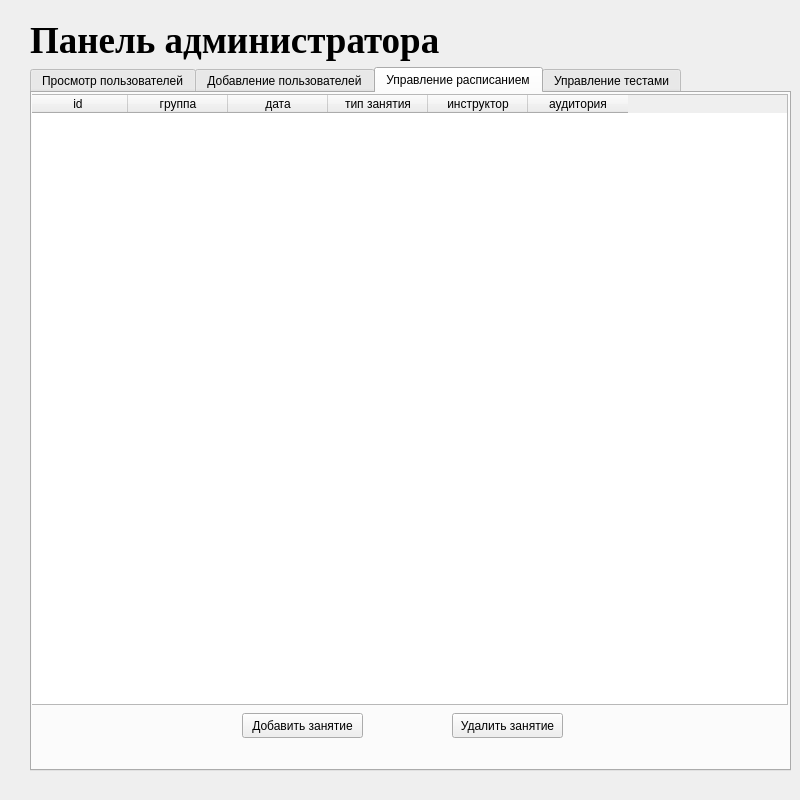
<?xml version="1.0" encoding="UTF-8"?>
<ui version="4.0">
 <class>AdminPanelFormWidget</class>
 <widget class="QWidget" name="AdminPanelFormWidget">
  <property name="geometry">
   <rect>
    <x>0</x>
    <y>0</y>
    <width>800</width>
    <height>800</height>
   </rect>
  </property>
  <property name="windowTitle">
   <string>Form</string>
  </property>
  <widget class="QWidget" name="verticalLayoutWidget">
   <property name="geometry">
    <rect>
     <x>30</x>
     <y>20</y>
     <width>761</width>
     <height>751</height>
    </rect>
   </property>
   <layout class="QVBoxLayout" name="verticalLayout">
    <item>
     <widget class="QLabel" name="label">
      <property name="font">
       <font>
        <family>Times New Roman</family>
        <pointsize>28</pointsize>
        <weight>75</weight>
        <bold>true</bold>
       </font>
      </property>
      <property name="text">
       <string>Панель администратора</string>
      </property>
     </widget>
    </item>
    <item>
     <widget class="QTabWidget" name="mainTabWidget">
      <property name="currentIndex">
       <number>2</number>
      </property>
      <widget class="QWidget" name="showUsersTab">
       <attribute name="title">
        <string>Просмотр пользователей</string>
       </attribute>
       <widget class="QTabWidget" name="pickUsersTabWidget">
        <property name="geometry">
         <rect>
          <x>-4</x>
          <y>-1</y>
          <width>761</width>
          <height>651</height>
         </rect>
        </property>
        <property name="currentIndex">
         <number>6</number>
        </property>
        <widget class="QWidget" name="all">
         <attribute name="title">
          <string>Пользователи</string>
         </attribute>
         <widget class="QTableWidget" name="allUsersTableWidget">
          <property name="geometry">
           <rect>
            <x>5</x>
            <y>1</y>
            <width>751</width>
            <height>551</height>
           </rect>
          </property>
          <attribute name="horizontalHeaderStretchLastSection">
           <bool>false</bool>
          </attribute>
          <column>
           <property name="text">
            <string>логин</string>
           </property>
          </column>
          <column>
           <property name="text">
            <string>имя</string>
           </property>
          </column>
          <column>
           <property name="text">
            <string>фамилия</string>
           </property>
          </column>
          <column>
           <property name="text">
            <string>отчество</string>
           </property>
          </column>
          <column>
           <property name="text">
            <string>номер телефона</string>
           </property>
          </column>
          <column>
           <property name="text">
            <string>email</string>
           </property>
          </column>
          <column>
           <property name="text">
            <string>паспортные данные</string>
           </property>
          </column>
          <column>
           <property name="text">
            <string>дата регистрации</string>
           </property>
          </column>
          <column>
           <property name="text">
            <string>роль</string>
           </property>
          </column>
         </widget>
         <widget class="QPushButton" name="addUserFromViewPushButton">
          <property name="geometry">
           <rect>
            <x>300</x>
            <y>560</y>
            <width>151</width>
            <height>25</height>
           </rect>
          </property>
          <property name="text">
           <string>Добавить пользователя</string>
          </property>
         </widget>
        </widget>
        <widget class="QWidget" name="students">
         <attribute name="title">
          <string>Студенты</string>
         </attribute>
         <widget class="QTableWidget" name="allStudentsTableWidget">
          <property name="geometry">
           <rect>
            <x>0</x>
            <y>0</y>
            <width>751</width>
            <height>571</height>
           </rect>
          </property>
          <column>
           <property name="text">
            <string>логин</string>
           </property>
          </column>
          <column>
           <property name="text">
            <string>имя</string>
           </property>
          </column>
          <column>
           <property name="text">
            <string>фамилия</string>
           </property>
          </column>
          <column>
           <property name="text">
            <string>отчество</string>
           </property>
          </column>
          <column>
           <property name="text">
            <string>номер телефона</string>
           </property>
          </column>
          <column>
           <property name="text">
            <string>email</string>
           </property>
          </column>
          <column>
           <property name="text">
            <string>группа</string>
           </property>
          </column>
         </widget>
         <widget class="QPushButton" name="addStudentPushButton">
          <property name="geometry">
           <rect>
            <x>310</x>
            <y>580</y>
            <width>131</width>
            <height>25</height>
           </rect>
          </property>
          <property name="text">
           <string>Добавить студента</string>
          </property>
         </widget>
        </widget>
        <widget class="QWidget" name="instructors">
         <attribute name="title">
          <string>Инструкторы</string>
         </attribute>
         <widget class="QTableWidget" name="allInstructorsTableWidget">
          <property name="geometry">
           <rect>
            <x>0</x>
            <y>0</y>
            <width>761</width>
            <height>571</height>
           </rect>
          </property>
          <column>
           <property name="text">
            <string>логин</string>
           </property>
          </column>
          <column>
           <property name="text">
            <string>имя</string>
           </property>
          </column>
          <column>
           <property name="text">
            <string>фамилия</string>
           </property>
          </column>
          <column>
           <property name="text">
            <string>отчество</string>
           </property>
          </column>
          <column>
           <property name="text">
            <string>номер телефона</string>
           </property>
          </column>
          <column>
           <property name="text">
            <string>email</string>
           </property>
          </column>
          <column>
           <property name="text">
            <string>дата приёма на работу</string>
           </property>
          </column>
          <column>
           <property name="text">
            <string>зарплата в месяц</string>
           </property>
          </column>
         </widget>
         <widget class="QPushButton" name="addInstructorPushButton">
          <property name="geometry">
           <rect>
            <x>310</x>
            <y>580</y>
            <width>151</width>
            <height>25</height>
           </rect>
          </property>
          <property name="text">
           <string>Добавить инструктора</string>
          </property>
         </widget>
        </widget>
        <widget class="QWidget" name="admins">
         <attribute name="title">
          <string>Администраторы</string>
         </attribute>
         <widget class="QTableWidget" name="allAdminsTableWidget">
          <property name="geometry">
           <rect>
            <x>10</x>
            <y>0</y>
            <width>751</width>
            <height>571</height>
           </rect>
          </property>
          <column>
           <property name="text">
            <string>логин</string>
           </property>
          </column>
          <column>
           <property name="text">
            <string>имя</string>
           </property>
          </column>
          <column>
           <property name="text">
            <string>фамилия</string>
           </property>
          </column>
          <column>
           <property name="text">
            <string>отчество</string>
           </property>
          </column>
          <column>
           <property name="text">
            <string>номер телефона</string>
           </property>
          </column>
          <column>
           <property name="text">
            <string>email</string>
           </property>
          </column>
         </widget>
         <widget class="QPushButton" name="addAdminPushButton">
          <property name="geometry">
           <rect>
            <x>300</x>
            <y>580</y>
            <width>161</width>
            <height>25</height>
           </rect>
          </property>
          <property name="text">
           <string>Добавить администратора</string>
          </property>
         </widget>
        </widget>
        <widget class="QWidget" name="groups">
         <attribute name="title">
          <string>Группы</string>
         </attribute>
         <widget class="QTableWidget" name="allGroupsTableWidget">
          <property name="geometry">
           <rect>
            <x>0</x>
            <y>0</y>
            <width>761</width>
            <height>551</height>
           </rect>
          </property>
          <column>
           <property name="text">
            <string>id</string>
           </property>
          </column>
          <column>
           <property name="text">
            <string>название</string>
           </property>
          </column>
         </widget>
         <widget class="QPushButton" name="addGroupPushButton">
          <property name="geometry">
           <rect>
            <x>320</x>
            <y>570</y>
            <width>111</width>
            <height>25</height>
           </rect>
          </property>
          <property name="text">
           <string>Добавить группу</string>
          </property>
         </widget>
        </widget>
        <widget class="QWidget" name="cars">
         <property name="layoutDirection">
          <enum>Qt::LeftToRight</enum>
         </property>
         <attribute name="title">
          <string>Автомобили</string>
         </attribute>
         <widget class="QTableWidget" name="allCarsTableWidget">
          <property name="geometry">
           <rect>
            <x>0</x>
            <y>0</y>
            <width>761</width>
            <height>531</height>
           </rect>
          </property>
          <column>
           <property name="text">
            <string>номер</string>
           </property>
          </column>
          <column>
           <property name="text">
            <string>модель</string>
           </property>
          </column>
          <column>
           <property name="text">
            <string>статус</string>
           </property>
          </column>
         </widget>
         <widget class="QPushButton" name="addCarPushButton">
          <property name="geometry">
           <rect>
            <x>290</x>
            <y>550</y>
            <width>141</width>
            <height>25</height>
           </rect>
          </property>
          <property name="text">
           <string>Добавить машину</string>
          </property>
         </widget>
        </widget>
        <widget class="QWidget" name="rooms">
         <attribute name="title">
          <string>Аудитории</string>
         </attribute>
         <widget class="QTableWidget" name="allRoomsTableWidget">
          <property name="geometry">
           <rect>
            <x>0</x>
            <y>0</y>
            <width>771</width>
            <height>571</height>
           </rect>
          </property>
          <column>
           <property name="text">
            <string>номер аудитории</string>
           </property>
          </column>
         </widget>
         <widget class="QPushButton" name="addRoomPushButton">
          <property name="geometry">
           <rect>
            <x>310</x>
            <y>580</y>
            <width>141</width>
            <height>25</height>
           </rect>
          </property>
          <property name="text">
           <string>Добавить аудиторию</string>
          </property>
         </widget>
        </widget>
       </widget>
      </widget>
      <widget class="QWidget" name="addUsersTab">
       <attribute name="title">
        <string>Добавление пользователей</string>
       </attribute>
       <widget class="QWidget" name="layoutWidget">
        <property name="geometry">
         <rect>
          <x>0</x>
          <y>-10</y>
          <width>678</width>
          <height>663</height>
         </rect>
        </property>
        <layout class="QVBoxLayout" name="verticalLayout_2">
         <item>
          <layout class="QFormLayout" name="nameFormLayout">
           <item row="0" column="1">
            <widget class="QLabel" name="statusLabel">
             <property name="maximumSize">
              <size>
               <width>500</width>
               <height>70</height>
              </size>
             </property>
             <property name="font">
              <font>
               <family>Times New Roman</family>
               <pointsize>28</pointsize>
              </font>
             </property>
             <property name="text">
              <string/>
             </property>
            </widget>
           </item>
           <item row="1" column="1">
            <widget class="QLineEdit" name="nameLineEdit">
             <property name="font">
              <font>
               <family>Times New Roman</family>
               <pointsize>24</pointsize>
              </font>
             </property>
            </widget>
           </item>
           <item row="1" column="0">
            <widget class="QLabel" name="nameLabel">
             <property name="font">
              <font>
               <family>Times New Roman</family>
               <pointsize>24</pointsize>
              </font>
             </property>
             <property name="text">
              <string>Имя</string>
             </property>
            </widget>
           </item>
          </layout>
         </item>
         <item>
          <layout class="QFormLayout" name="lastnameFormLayout_2">
           <item row="0" column="0">
            <widget class="QLabel" name="lastNameLabel">
             <property name="font">
              <font>
               <family>Times New Roman</family>
               <pointsize>24</pointsize>
              </font>
             </property>
             <property name="text">
              <string>Фамилия</string>
             </property>
            </widget>
           </item>
           <item row="0" column="1">
            <widget class="QLineEdit" name="lastNameLineEdit">
             <property name="font">
              <font>
               <family>Times New Roman</family>
               <pointsize>24</pointsize>
              </font>
             </property>
            </widget>
           </item>
          </layout>
         </item>
         <item>
          <layout class="QFormLayout" name="middleNameFormLayout">
           <item row="0" column="1">
            <widget class="QLineEdit" name="middleNameLineEdit">
             <property name="font">
              <font>
               <family>Times New Roman</family>
               <pointsize>24</pointsize>
              </font>
             </property>
            </widget>
           </item>
           <item row="0" column="0">
            <widget class="QLabel" name="middleNameLabel">
             <property name="font">
              <font>
               <family>Times New Roman</family>
               <pointsize>24</pointsize>
              </font>
             </property>
             <property name="text">
              <string>Отчество</string>
             </property>
            </widget>
           </item>
          </layout>
         </item>
         <item>
          <layout class="QFormLayout" name="loginFormLayout">
           <item row="0" column="0">
            <widget class="QLabel" name="loginLabel">
             <property name="font">
              <font>
               <family>Times New Roman</family>
               <pointsize>24</pointsize>
              </font>
             </property>
             <property name="text">
              <string>Логин</string>
             </property>
            </widget>
           </item>
           <item row="0" column="1">
            <widget class="QLineEdit" name="loginLineEdit">
             <property name="font">
              <font>
               <family>Times New Roman</family>
               <pointsize>24</pointsize>
              </font>
             </property>
            </widget>
           </item>
          </layout>
         </item>
         <item>
          <layout class="QFormLayout" name="passwordFormLayout">
           <item row="0" column="0">
            <widget class="QLabel" name="passwordLabel">
             <property name="font">
              <font>
               <family>Times New Roman</family>
               <pointsize>24</pointsize>
              </font>
             </property>
             <property name="text">
              <string>Пароль</string>
             </property>
            </widget>
           </item>
           <item row="0" column="1">
            <widget class="QLineEdit" name="passwordLineEdit">
             <property name="font">
              <font>
               <family>Times New Roman</family>
               <pointsize>24</pointsize>
              </font>
             </property>
            </widget>
           </item>
          </layout>
         </item>
         <item>
          <layout class="QFormLayout" name="phoneNumberFormLayout">
           <item row="0" column="0">
            <widget class="QLabel" name="phoneNumberLabel">
             <property name="font">
              <font>
               <family>Times New Roman</family>
               <pointsize>24</pointsize>
              </font>
             </property>
             <property name="text">
              <string>Номер телефона</string>
             </property>
            </widget>
           </item>
           <item row="0" column="1">
            <widget class="QLineEdit" name="phoneNumberLineEdit">
             <property name="font">
              <font>
               <family>Times New Roman</family>
               <pointsize>24</pointsize>
              </font>
             </property>
            </widget>
           </item>
          </layout>
         </item>
         <item>
          <layout class="QFormLayout" name="emailFormLayout">
           <item row="0" column="0">
            <widget class="QLabel" name="emailLabel">
             <property name="font">
              <font>
               <family>Times New Roman</family>
               <pointsize>24</pointsize>
              </font>
             </property>
             <property name="text">
              <string>Email</string>
             </property>
            </widget>
           </item>
           <item row="0" column="1">
            <widget class="QLineEdit" name="emailLineEdit">
             <property name="font">
              <font>
               <family>Times New Roman</family>
               <pointsize>24</pointsize>
              </font>
             </property>
            </widget>
           </item>
          </layout>
         </item>
         <item>
          <layout class="QFormLayout" name="passFormLayout">
           <item row="0" column="0">
            <widget class="QLabel" name="passLabel">
             <property name="font">
              <font>
               <family>Times New Roman</family>
               <pointsize>24</pointsize>
              </font>
             </property>
             <property name="text">
              <string>Паспортные данные</string>
             </property>
            </widget>
           </item>
           <item row="0" column="1">
            <widget class="QLineEdit" name="passLineEdit">
             <property name="font">
              <font>
               <family>Times New Roman</family>
               <pointsize>24</pointsize>
              </font>
             </property>
            </widget>
           </item>
          </layout>
         </item>
         <item>
          <layout class="QFormLayout" name="roleFormLayout">
           <item row="1" column="0">
            <widget class="QLabel" name="roleLabel">
             <property name="font">
              <font>
               <family>Times New Roman</family>
               <pointsize>24</pointsize>
              </font>
             </property>
             <property name="text">
              <string>Роль</string>
             </property>
            </widget>
           </item>
           <item row="1" column="1">
            <widget class="QComboBox" name="roleComboBox">
             <property name="font">
              <font>
               <family>Times New Roman</family>
               <pointsize>24</pointsize>
              </font>
             </property>
             <item>
              <property name="text">
               <string>Администратор</string>
              </property>
             </item>
             <item>
              <property name="text">
               <string>Инструктор</string>
              </property>
             </item>
             <item>
              <property name="text">
               <string>Ученик</string>
              </property>
             </item>
            </widget>
           </item>
           <item row="2" column="1">
            <widget class="QPushButton" name="addUserPushButton">
             <property name="text">
              <string>Добавить пользователя</string>
             </property>
            </widget>
           </item>
          </layout>
         </item>
        </layout>
       </widget>
      </widget>
      <widget class="QWidget" name="manageScheduleTab">
       <attribute name="title">
        <string>Управление расписанием</string>
       </attribute>
       <widget class="QTableWidget" name="tableWidget">
        <property name="geometry">
         <rect>
          <x>-5</x>
          <y>1</y>
          <width>761</width>
          <height>611</height>
         </rect>
        </property>
        <column>
         <property name="text">
          <string>id</string>
         </property>
        </column>
        <column>
         <property name="text">
          <string>группа</string>
         </property>
        </column>
        <column>
         <property name="text">
          <string>дата</string>
         </property>
        </column>
        <column>
         <property name="text">
          <string>тип занятия</string>
         </property>
        </column>
        <column>
         <property name="text">
          <string>инструктор</string>
         </property>
        </column>
        <column>
         <property name="text">
          <string>аудитория</string>
         </property>
        </column>
       </widget>
       <widget class="QPushButton" name="pushButton">
        <property name="geometry">
         <rect>
          <x>210</x>
          <y>620</y>
          <width>121</width>
          <height>25</height>
         </rect>
        </property>
        <property name="text">
         <string>Добавить занятие</string>
        </property>
       </widget>
       <widget class="QPushButton" name="pushButton_2">
        <property name="geometry">
         <rect>
          <x>420</x>
          <y>620</y>
          <width>111</width>
          <height>25</height>
         </rect>
        </property>
        <property name="text">
         <string>Удалить занятие</string>
        </property>
       </widget>
      </widget>
      <widget class="QWidget" name="manageTestsTab">
       <attribute name="title">
        <string>Управление тестами</string>
       </attribute>
      </widget>
     </widget>
    </item>
   </layout>
  </widget>
 </widget>
 <resources/>
 <connections/>
</ui>
